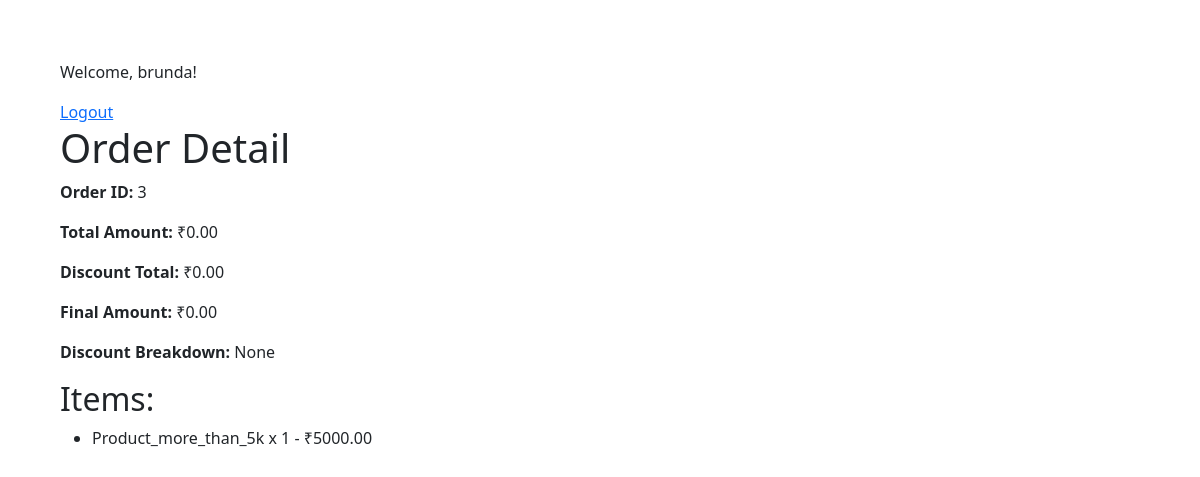
/orders/3/ (signed in), run on the app's committed database.
### storeapp/models.py (models this page shows, shortened)
class Order(models.Model):
    user = models.ForeignKey(User, on_delete=models.CASCADE, related_name='orders')
    created_at = models.DateTimeField(default=timezone.now)
    total_amount = models.DecimalField(max_digits=10, decimal_places=2, default=0.0)
    discount_total = models.DecimalField(max_digits=10, decimal_places=2, default=0.0)
    final_amount = models.DecimalField(max_digits=10, decimal_places=2, default=0.0)
    discount_breakdown = models.TextField(blank=True, null=True)  # e.g., stored as JSON or text

class OrderItem(models.Model):
    order = models.ForeignKey(Order, on_delete=models.CASCADE, related_name='order_items')
    product = models.ForeignKey(Product, on_delete=models.CASCADE)
    quantity = models.PositiveIntegerField(default=1)

class Product(models.Model):
    name = models.CharField(max_length=255)
    category = models.CharField(max_length=255)
    price = models.DecimalField(max_digits=10, decimal_places=2)

### storeapp/views.py (the view)
# urls.py: path('orders/<int:order_id>/', views.order_detail, name='order_detail'),
@login_required
def order_detail(request, order_id):
    order = get_object_or_404(Order, id=order_id, user=request.user)
    return render(request, 'order_detail.html', {'order': order})

### storeapp/templates/order_detail.html
{% extends "base.html" %}
{% block content %}
  <h1>Order Detail</h1>
  <p><strong>Order ID:</strong> {{ order.id }}</p>
  <p><strong>Total Amount:</strong> ₹{{ order.total_amount }}</p>
  <p><strong>Discount Total:</strong> ₹{{ order.discount_total }}</p>
  <p><strong>Final Amount:</strong> ₹{{ order.final_amount }}</p>
  <p><strong>Discount Breakdown:</strong> {{ order.discount_breakdown }}</p>
  <h2>Items:</h2>
  <ul>
    {% for item in order.order_items.all %}
      <li>{{ item.product.name }} x {{ item.quantity }} - ₹{{ item.product.price }}</li>
    {% endfor %}
  </ul>
{% endblock %}

### storeapp/templates/base.html (shortened to what this page needs)
<!DOCTYPE html>
<html>
<head>
    <link href="https://cdn.jsdelivr.net/npm/bootstrap@5.3.3/dist/css/bootstrap.min.css" rel="stylesheet">
    <link rel="stylesheet" href="./index.css">
</head>
<body>
    {% if user.is_authenticated %}
      <p>Welcome, {{ user.username }}!</p>
      <a href="#" onclick="document.getElementById('logout-form').submit();">Logout</a>
    {% else %}
      <a href="{% url 'login' %}">Login</a>
    {% endif %}
    {% block content %}{% endblock %}
</body>
</html>

### storeapp/templates/index.css (style rules this page uses)
body { margin: 10px; padding: 50px; }

### data on the page
Order: id "3", total_amount "0.00", discount_total "0.00", final_amount "0.00", discount_breakdown "None"
OrderItem: product.name "Product_more_than_5k", quantity "1", product.price "5000.00"

### other printed values
{{ user.username }} "brunda"
